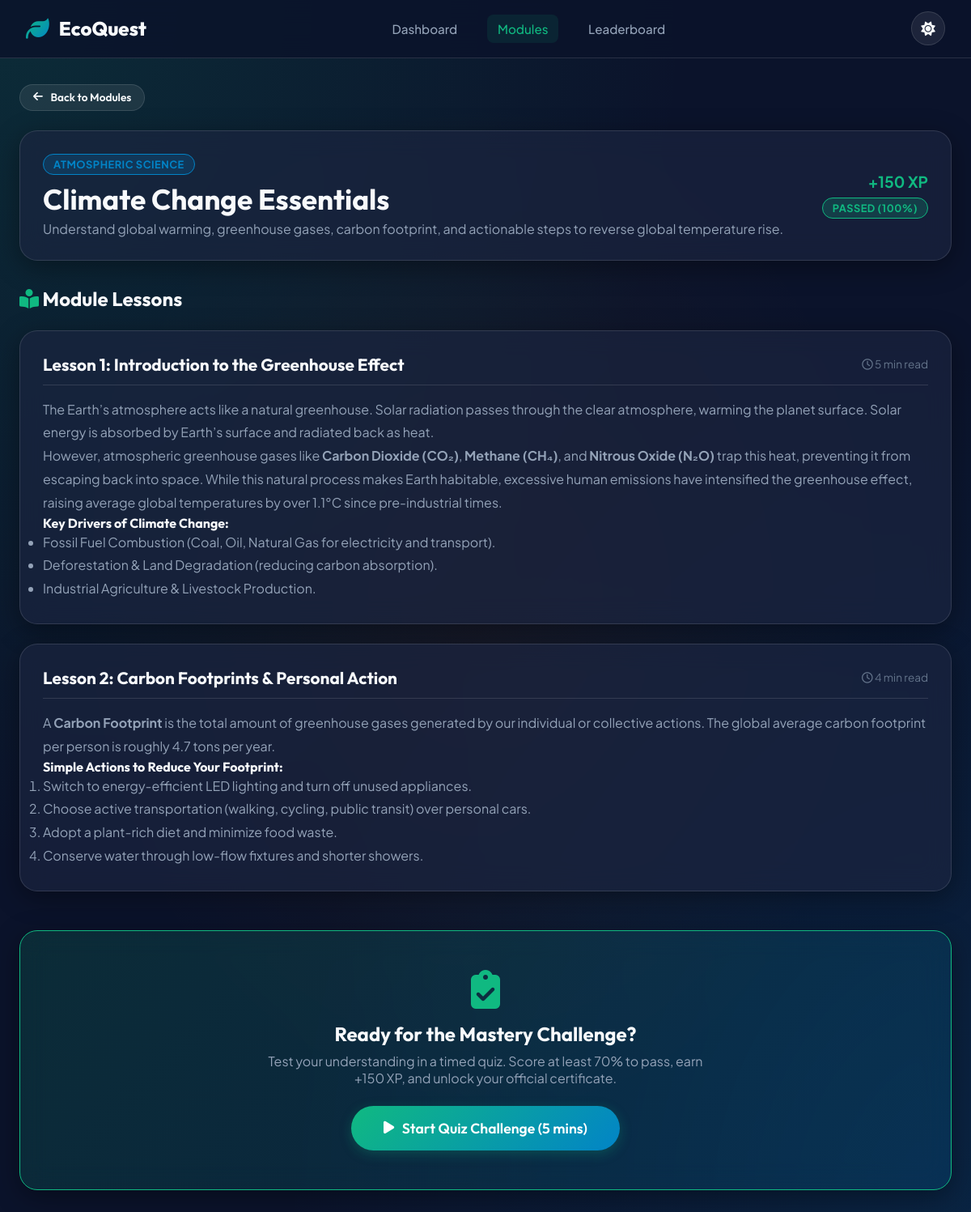
Screenshot of /modules/1 (signed in) with the database file from the repository.
### tables this page shows
CREATE TABLE modules (
    id INTEGER PRIMARY KEY AUTOINCREMENT,
    title TEXT NOT NULL,
    category TEXT NOT NULL,
    description TEXT NOT NULL,
    image_icon TEXT DEFAULT 'fa-leaf',
    level_required INTEGER DEFAULT 1,
    xp_reward INTEGER DEFAULT 100,
    order_num INTEGER DEFAULT 1,
    created_at TIMESTAMP DEFAULT CURRENT_TIMESTAMP
);

CREATE TABLE lessons (
    id INTEGER PRIMARY KEY AUTOINCREMENT,
    module_id INTEGER NOT NULL,
    title TEXT NOT NULL,
    content TEXT NOT NULL,
    reading_time INTEGER DEFAULT 5,
    order_num INTEGER DEFAULT 1,
    FOREIGN KEY(module_id) REFERENCES modules(id) ON DELETE CASCADE
);

CREATE TABLE quizzes (
    id INTEGER PRIMARY KEY AUTOINCREMENT,
    module_id INTEGER UNIQUE NOT NULL,
    title TEXT NOT NULL,
    description TEXT,
    time_limit_sec INTEGER DEFAULT 300,
    pass_score INTEGER DEFAULT 70,
    xp_reward INTEGER DEFAULT 150,
    coin_reward INTEGER DEFAULT 30,
    FOREIGN KEY(module_id) REFERENCES modules(id) ON DELETE CASCADE
);

### app.py (the view)
@app.route('/modules/<int:module_id>')
@login_required
def module_details(module_id):
    db = get_db()
    user_id = session['user_id']
    module = db.execute("SELECT * FROM modules WHERE id = ?", (module_id,)).fetchone()
    if not module:
        flash('Module not found.', 'danger')
        return redirect(url_for('modules'))
    lessons = db.execute("SELECT * FROM lessons WHERE module_id = ? ORDER BY order_num ASC", (module_id,)).fetchall()
    quiz = db.execute("SELECT * FROM quizzes WHERE module_id = ?", (module_id,)).fetchone()
    passed = False
    best_score = 0
    if quiz:
        res = db.execute("""
            SELECT MAX(percentage) as best, MAX(passed) as is_passed
            FROM quiz_results WHERE user_id = ? AND quiz_id = ?
        """, (user_id, quiz['id'])).fetchone()
        if res and res['best'] is not None:
            best_score = int(res['best'])
            passed = bool(res['is_passed'])
    return render_template(
        'module_details.html',
        module=module,
        lessons=lessons,
        quiz=quiz,
        passed=passed,
        best_score=best_score
    )

### app.py (called while the page is built)
def get_db():
    if 'db' not in g:
        g.db = sqlite3.connect(DATABASE_PATH)
        g.db.row_factory = sqlite3.Row
    return g.db

def login_required(f):
    @wraps(f)
    def decorated_function(*args, **kwargs):
        if 'user_id' not in session:
            flash('Please log in to access this feature.', 'warning')
            return redirect(url_for('login'))
        return f(*args, **kwargs)
    return decorated_function

@app.context_processor
def inject_user():
    if 'user_id' in session:
        db = get_db()
        user = db.execute("SELECT * FROM users WHERE id = ?", (session['user_id'],)).fetchone()
        return dict(current_user=user)
    return dict(current_user=None)

### templates/module_details.html (shortened to what this page needs)
<!DOCTYPE html>
<html lang="en" data-theme="dark">
<head>
    <link rel="stylesheet" href="https://cdnjs.cloudflare.com/ajax/libs/font-awesome/6.5.1/css/all.min.css">
    <link rel="stylesheet" href="{{ url_for('static', filename='css/style.css') }}">
    <link rel="stylesheet" href="{{ url_for('static', filename='css/dashboard.css') }}">
    <link rel="stylesheet" href="{{ url_for('static', filename='css/responsive.css') }}">
</head>
<body>
    <nav class="navbar">
        <div class="nav-container">
            <a href="{{ url_for('index') }}" class="logo"><i class="fa-solid fa-leaf"></i> EcoQuest</a>
            <ul class="nav-links" id="navLinks">
                <li><a href="{{ url_for('dashboard') }}" class="nav-link">Dashboard</a></li>
                <li><a href="{{ url_for('modules') }}" class="nav-link active">Modules</a></li>
                <li><a href="{{ url_for('leaderboard') }}" class="nav-link">Leaderboard</a></li>
            </ul>
            <div class="nav-actions">
                <button class="theme-toggle-btn" id="themeToggleBtn"><i class="fa-solid fa-sun" id="themeIcon"></i></button>
            </div>
        </div>
    </nav>
    <main class="main-wrapper">
        <div style="margin-bottom: 1.5rem;">
            <a href="{{ url_for('modules') }}" class="btn btn-secondary" style="padding: 0.4rem 1rem; font-size: 0.85rem;">
                <i class="fa-solid fa-arrow-left"></i> Back to Modules
            </a>
        </div>
        <div class="glass-card" style="margin-bottom: 2rem;">
            <div style="display: flex; align-items: center; justify-content: space-between; flex-wrap: wrap; gap: 1rem;">
                <div>
                    <span class="badge-pill badge-ocean">{{ module.category }}</span>
                    <h1 style="font-size: 2.2rem; margin: 0.5rem 0 0.25rem;">{{ module.title }}</h1>
                    <p style="color: var(--text-secondary);">{{ module.description }}</p>
                </div>
                <div style="text-align: right;">
                    <div style="font-size: 1.2rem; font-weight: 700; color: var(--emerald-primary);">+{{ module.xp_reward }} XP</div>
                    {% if passed %}
                        <span class="badge-pill badge-emerald" style="margin-top: 0.5rem; display: inline-block;">Passed ({{ best_score }}%)</span>
                    {% endif %}
                </div>
            </div>
        </div>
        <section style="margin-bottom: 3rem;">
            <h2 style="margin-bottom: 1.5rem;"><i class="fa-solid fa-book-open-reader" style="color: var(--emerald-primary);"></i> Module Lessons</h2>
            {% for lesson in lessons %}
                <div class="glass-card" style="margin-bottom: 1.5rem;">
                    <div style="display: flex; align-items: center; justify-content: space-between; margin-bottom: 1rem; border-bottom: 1px solid var(--glass-border); padding-bottom: 0.75rem;">
                        <h3 style="font-size: 1.3rem;">Lesson {{ lesson.order_num }}: {{ lesson.title }}</h3>
                        <span style="font-size: 0.85rem; color: var(--text-muted);"><i class="fa-regular fa-clock"></i> {{ lesson.reading_time }} min read</span>
                    </div>
                    <div style="color: var(--text-secondary); line-height: 1.8; font-size: 1rem;">
                        {{ lesson.content | safe }}
                    </div>
                </div>
            {% endfor %}
        </section>
        {% if quiz %}
            <div class="glass-card" style="text-align: center; padding: 3rem 2rem; background: linear-gradient(135deg, rgba(16, 185, 129, 0.15), rgba(2, 132, 199, 0.15)); border: 1px solid var(--emerald-primary);">
                <i class="fa-solid fa-clipboard-check" style="font-size: 3rem; color: var(--emerald-primary); margin-bottom: 1rem;"></i>
                <h2>Ready for the Mastery Challenge?</h2>
                <p style="color: var(--text-secondary); max-width: 550px; margin: 0.5rem auto 1.5rem;">
                    Test your understanding in a timed quiz. Score at least {{ quiz.pass_score }}% to pass, earn +{{ quiz.xp_reward }} XP, and unlock your official certificate.
                </p>
                <a href="{{ url_for('quiz', quiz_id=quiz.id) }}" class="btn btn-primary" style="padding: 1rem 2.5rem; font-size: 1.1rem;">
                    <i class="fa-solid fa-play"></i> Start Quiz Challenge ({{ quiz.time_limit_sec // 60 }} mins)
                </a>
            </div>
        {% endif %}
    </main>
</body>
</html>

### static/css/style.css (style rules this page uses)
:root { --bg-primary: #0b132b; --bg-secondary: #1c2541; --bg-card: rgba(28, 37, 65, 0.65); --bg-card-hover: rgba(30, 41, 75, 0.85); --glass-border: rgba(255, 255, 255, 0.12); --glass-shadow: 0 8px 32px 0 rgba(0, 0, 0, 0.37); --text-primary: #f8fafc; --text-secondary: #94a3b8; --text-muted: #64748b; --emerald-primary: #10b981; --emerald-hover: #059669; --ocean-primary: #0284c7; --ocean-hover: #0369a1; --gold-coin: #f59e0b; --flame-orange: #f97316; --accent-gradient: linear-gradient(135deg, #10b981 0%, #0284c7 100%); --gold-gradient: linear-gradient(135deg, #fbbf24 0%, #f59e0b 100%); --flame-gradient: linear-gradient(135deg, #f97316 0%, #ef4444 100%); --accent-glow: rgba(16, 185, 129, 0.25); --success: #10b981; --warning: #f59e0b; --danger: #ef4444; --info: #3b82f6; --radius-sm: 8px; --radius-md: 14px; --radius-lg: 22px; --radius-full: 9999px; --font-heading: 'Outfit', sans-serif; --font-body: 'Plus Jakarta Sans', sans-serif; --transition: all 0.3s cubic-bezier(0.4, 0, 0.2, 1); }
* { margin: 0; padding: 0; box-sizing: border-box; }
body { font-family: var(--font-body); background: var(--bg-primary); background-image: radial-gradient(at 0% 0%, rgba(16, 185, 129, 0.15) 0px, transparent 50%), radial-gradient(at 100% 100%, rgba(2, 132, 199, 0.15) 0px, transparent 50%), radial-gradient(at 50% 50%, rgba(245, 158, 11, 0.05) 0px, transparent 60%); color: var(--text-primary); min-height: 100vh; display: flex; flex-direction: column; overflow-x: hidden; transition: background-color 0.4s ease; }
h1, h2, h3, h4, h5, h6 { font-family: var(--font-heading); font-weight: 700; color: var(--text-primary); line-height: 1.25; }
a { color: var(--emerald-primary); text-decoration: none; transition: var(--transition); }
.glass-card { background: var(--bg-card); backdrop-filter: blur(16px); -webkit-backdrop-filter: blur(16px); border: 1px solid var(--glass-border); box-shadow: var(--glass-shadow); border-radius: var(--radius-lg); padding: 1.75rem; transition: var(--transition); }
.btn { display: inline-flex; align-items: center; justify-content: center; gap: 0.6rem; padding: 0.8rem 1.6rem; font-family: var(--font-heading); font-size: 0.95rem; font-weight: 600; border-radius: var(--radius-full); border: none; cursor: pointer; transition: var(--transition); text-decoration: none; }
.btn-primary { background: var(--accent-gradient); color: #ffffff; box-shadow: 0 4px 15px var(--accent-glow); }
.btn-secondary { background: rgba(255, 255, 255, 0.08); color: var(--text-primary); border: 1px solid var(--glass-border); }
.navbar { position: sticky; top: 0; z-index: 1000; background: rgba(11, 19, 43, 0.85); backdrop-filter: blur(20px); -webkit-backdrop-filter: blur(20px); border-bottom: 1px solid var(--glass-border); padding: 0.9rem 2rem; }
.nav-container { max-width: 1280px; margin: 0 auto; display: flex; align-items: center; justify-content: space-between; }
.logo { display: flex; align-items: center; gap: 0.75rem; font-family: var(--font-heading); font-size: 1.5rem; font-weight: 800; color: var(--text-primary); }
.logo i { font-size: 1.8rem; background: var(--accent-gradient); -webkit-background-clip: text; -webkit-text-fill-color: transparent; }
.nav-links { display: flex; align-items: center; gap: 1.5rem; list-style: none; }
.nav-link { color: var(--text-secondary); font-weight: 500; font-size: 0.95rem; padding: 0.5rem 0.8rem; border-radius: var(--radius-sm); transition: var(--transition); }
.nav-link:hover, .nav-link.active { color: var(--emerald-primary); background: rgba(16, 185, 129, 0.1); }
.nav-actions { display: flex; align-items: center; gap: 0.85rem; }
.theme-toggle-btn { background: rgba(255, 255, 255, 0.08); border: 1px solid var(--glass-border); color: var(--text-primary); width: 42px; height: 42px; border-radius: 50%; cursor: pointer; display: flex; align-items: center; justify-content: center; font-size: 1.1rem; transition: var(--transition); }
.badge-pill { padding: 0.25rem 0.75rem; border-radius: var(--radius-full); font-size: 0.8rem; font-weight: 700; text-transform: uppercase; letter-spacing: 0.5px; display: inline-flex; align-items: center; gap: 0.4rem; }
.badge-emerald { background: rgba(16, 185, 129, 0.2); color: var(--emerald-primary); border: 1px solid var(--emerald-primary); }
.badge-ocean { background: rgba(2, 132, 199, 0.2); color: var(--ocean-primary); border: 1px solid var(--ocean-primary); }
.main-wrapper { flex: 1; max-width: 1280px; width: 100%; margin: 0 auto; padding: 2rem 1.5rem; }

### rows the page displays
modules: category "ATMOSPHERIC SCIENCE", title "Climate Change Essentials", description "Understand global warming, greenhouse gases, carbon footprint, and actionable steps to reverse global temperature rise.", xp_reward "150"
lessons: order_num "1", title "Introduction to the Greenhouse Effect", reading_time "5", content "The Earth’s atmosphere acts like a natural greenhouse. Solar radiation passes through the clear atmosphere, warming the planet surface. Solar energy is absorbed by Earth’s surface and radiated back as heat. However, atmospheric greenhouse gases like Carbon Dioxide (CO₂) , Methane (CH₄) , and Nitrous Oxide (N₂O) trap this heat, preventing it from escaping back into space. While this natural process makes Earth habitable, excessive human emissions have intensified the greenhouse effect, raising average global temperatures by over 1.1°C since pre-industrial times. Key Drivers of Climate Change: Fossil Fuel Combustion (Coal, Oil, Natural Gas for electricity and transport). Deforestation & Land…"
lessons: order_num "2", title "Carbon Footprints & Personal Action", reading_time "4", content "A Carbon Footprint is the total amount of greenhouse gases generated by our individual or collective actions. The global average carbon footprint per person is roughly 4.7 tons per year. Simple Actions to Reduce Your Footprint: Switch to energy-efficient LED lighting and turn off unused appliances. Choose active transportation (walking, cycling, public transit) over personal cars. Adopt a plant-rich diet and minimize food waste. Conserve water through low-flow fixtures and shorter showers."
quizzes: pass_score "70", xp_reward "150", time_limit_sec "5"

### other values shown
{{ best_score }} "100"
